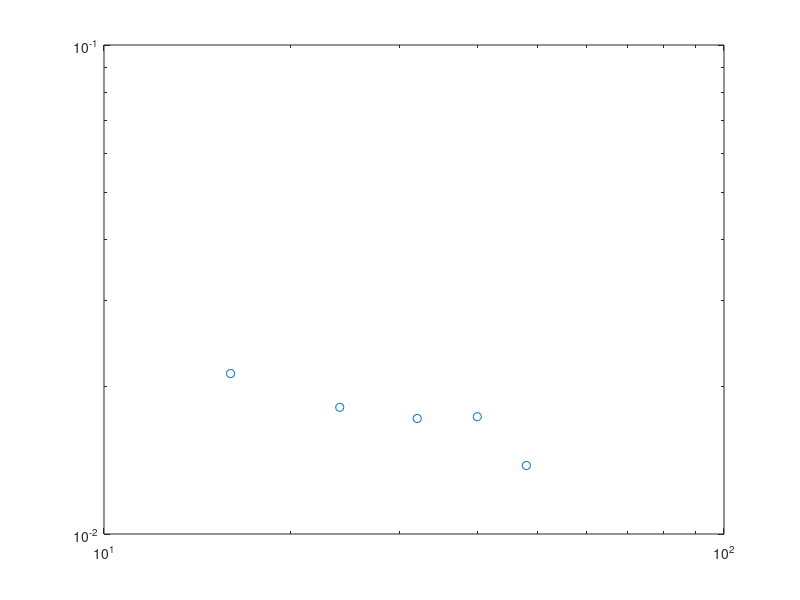

Write the MATLAB code that produced this figure. (Note: this script raises an error after producing the figure.)
Lx = [16,24, 32, 40, 48];
A_cdw = [0.021293, 0.018159,0.017226, 0.017371, 0.013807];
h1 = loglog(Lx, A_cdw,'o');hold on;



fit_x = Lx;
p = fit(log(Lx([1:2,3])'),log(A_cdw([1:2,3])'),'poly1');
fprintf('Kc=%.5f\n',-p.p1*2);
x = fit_x(1):0.5:fit_x(end);
fl=loglog(Lx,exp(p.p2)*(Lx).^p.p1,'-.');
T=text(30,0.018,['$K_{c}=',num2str(-p.p1*2),'$']);
set(T,'Interpreter','latex');
set(T,'Fontsize',28);

%stop at middle to see if measurement different

set(gca,'fontsize',24);
set(gca,'linewidth',1.5);
set(get(gca,'Children'),'linewidth',3); % Set line width 1.5 pounds
set(h1,'markersize',10);
xlabel('$L_x$','Interpreter','latex');
ylabel('$A_{cdw}$','Interpreter','latex');
set(get(gca,'XLabel'),'FontSize',24); 
set(get(gca,'YLabel'),'FontSize',24); 
